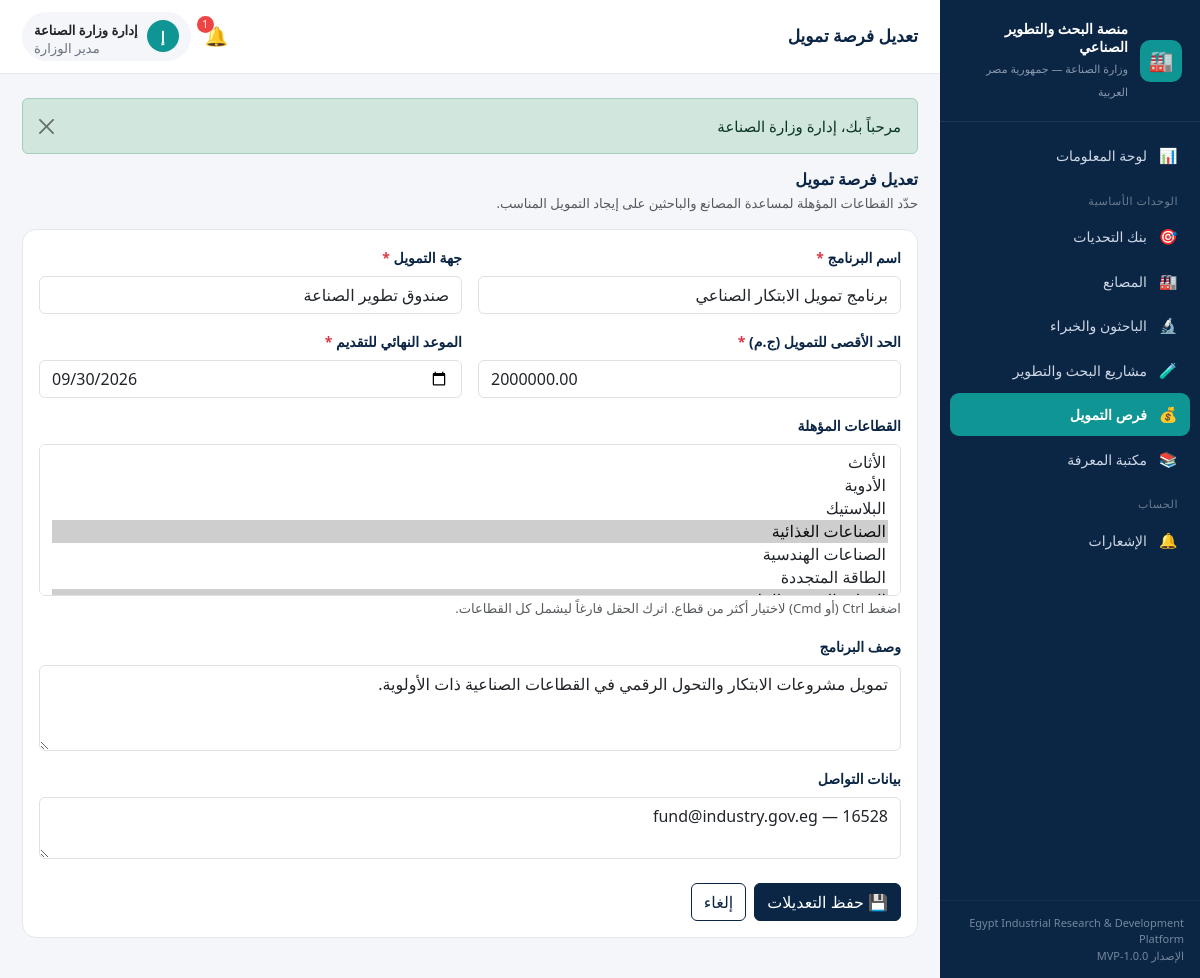
Page /public/funding/edit/1 (signed in) on the committed database.
### tables this page shows
CREATE TABLE `funding_opportunities` (
  `id`                   INT UNSIGNED NOT NULL AUTO_INCREMENT,
  `user_id`              INT UNSIGNED NULL,
  `program_name`         VARCHAR(220) NOT NULL,
  `funding_entity`       VARCHAR(190) NOT NULL,
  `eligible_sectors`     VARCHAR(255) NULL,    
  `max_funding_amount`   DECIMAL(15,2) NULL,
  `application_deadline` DATE NULL,
  `description`          TEXT NULL,
  `contact_details`      TEXT NULL,
  `created_at`           DATETIME NOT NULL DEFAULT CURRENT_TIMESTAMP,
  PRIMARY KEY (`id`),
  KEY `idx_fo_user` (`user_id`),
  CONSTRAINT `fk_fo_user` FOREIGN KEY (`user_id`) REFERENCES `users`(`id`) ON DELETE SET NULL
);

CREATE TABLE `sectors` (
  `id`      INT UNSIGNED NOT NULL AUTO_INCREMENT,
  `name_ar` VARCHAR(120) NOT NULL,
  `name_en` VARCHAR(120) NULL,
  PRIMARY KEY (`id`)
);

### app/controllers/FundingController.php (called while the page is built, shortened)
<?php
class FundingController extends Controller
{
    public function edit(string $id = '0'): void
    {
        $opportunity = $this->model('FundingOpportunity')->find((int) $id);
        $this->renderForm($opportunity);
    }
    private function renderForm(?array $opportunity): void
    {
        $this->view('funding/form', [
            'opportunity' => $opportunity,
            'sectors'     => $this->model('Sector')->all(),
        ]);
    }
}

### app/core/Router.php (called while the page is built, shortened)
<?php
class Router
{
    public function dispatch(): void
    {
        $url = $this->parseUrl();
        $action         = !empty($url[1]) ? $url[1] : 'index';
        $params         = array_slice($url, 2);
        $controller = new $controllerName();
        call_user_func_array([$controller, $action], $params);
    }
    private function parseUrl(): array
    {
        $url = $_GET['url'] ?? '';
        $url = rtrim($url, '/');
        $url = filter_var($url, FILTER_SANITIZE_URL);
        return explode('/', $url);
    }
}

### public/index.php (called while the page is built, shortened)
<?php
require_once APP_PATH . '/core/Database.php';
require_once APP_PATH . '/core/Model.php';
require_once APP_PATH . '/core/Controller.php';
require_once APP_PATH . '/core/Router.php';
require_once APP_PATH . '/helpers/functions.php';
$router = new Router();
$router->dispatch();

### app/core/Model.php (called while the page is built, shortened)
<?php
abstract class Model
{
    protected PDO $db;
    protected string $table = '';
    public function __construct()
    {
        $this->db = Database::getConnection();
    }
    protected function query(string $sql, array $params = []): array
    {
        $stmt = $this->db->prepare($sql);
        $stmt->execute($params);
        return $stmt->fetchAll();
    }
    protected function queryOne(string $sql, array $params = []): ?array
    {
        $stmt = $this->db->prepare($sql);
        $stmt->execute($params);
        $row = $stmt->fetch();
        return $row === false ? null : $row;
    }
    public function find(int $id): ?array
    {
        return $this->queryOne("SELECT * FROM {$this->table} WHERE id = ?", [$id]);
    }
}

### app/core/Database.php (called while the page is built)
<?php
class Database
{
    private static ?PDO $instance = null;
    public static function getConnection(): PDO
    {
        if (self::$instance === null) {
            $dsn = sprintf(
                'mysql:host=%s;port=%s;dbname=%s;charset=%s',
                DB_HOST,
                DB_PORT,
                DB_NAME,
                DB_CHARSET
            );
            $options = [
                PDO::ATTR_ERRMODE            => PDO::ERRMODE_EXCEPTION,
                PDO::ATTR_DEFAULT_FETCH_MODE => PDO::FETCH_ASSOC,
                PDO::ATTR_EMULATE_PREPARES   => false,
            ];
            try {
                self::$instance = new PDO($dsn, DB_USER, DB_PASS, $options);
                self::$instance->exec("SET NAMES utf8mb4 COLLATE utf8mb4_unicode_ci");
            } catch (PDOException $e) {
                if (APP_DEBUG) {
                    die('Database connection failed: ' . $e->getMessage());
                }
                die('تعذّر الاتصال بقاعدة البيانات. يرجى مراجعة الإعدادات.');
            }
        }
        return self::$instance;
    }
}

### app/models/Sector.php (called while the page is built, shortened)
<?php
class Sector extends Model
{
    public function all(string $orderBy = 'name_ar ASC'): array
    {
        return $this->query("SELECT * FROM sectors ORDER BY {$orderBy}");
    }
}

### app/views/funding/form.php (the view, shortened to what this page needs)
<?php
$editing   = !empty($opportunity);
$pageTitle = $editing ? 'تعديل فرصة تمويل' : 'إضافة فرصة تمويل';
$action    = $editing ? url('funding/update/' . $opportunity['id']) : url('funding/store');
$f = fn($k, $d = '') => $editing ? e($opportunity[$k] ?? $d) : old($k, $d);
$selectedSectors = $editing
    ? array_filter(array_map('intval', explode(',', $opportunity['eligible_sectors'] ?? '')))
    : array_map('intval', (array)($_SESSION['_old']['eligible_sectors'] ?? []));
?>
<div class="page-head mb-3">
    <h2 class="section-title mb-1"><?= e($pageTitle) ?></h2>
    <p class="text-muted small mb-0">حدّد القطاعات المؤهلة لمساعدة المصانع والباحثين على إيجاد التمويل المناسب.</p>
</div>
<div class="card">
    <div class="card-body">
        <form method="post" action="<?= $action ?>" class="needs-validation" novalidate>
            <div class="row g-3">
                <div class="col-md-6">
                    <label class="form-label">اسم البرنامج <span class="text-danger">*</span></label>
                    <input type="text" name="program_name" class="form-control" required value="<?= $f('program_name') ?>">
                </div>
                <div class="col-md-6">
                    <label class="form-label">جهة التمويل <span class="text-danger">*</span></label>
                    <input type="text" name="funding_entity" class="form-control" required value="<?= $f('funding_entity') ?>">
                </div>
                <div class="col-md-6">
                    <label class="form-label">الحد الأقصى للتمويل (ج.م) <span class="text-danger">*</span></label>
                    <input type="number" step="0.01" name="max_funding_amount" class="form-control" required value="<?= $f('max_funding_amount') ?>">
                </div>
                <div class="col-md-6">
                    <label class="form-label">الموعد النهائي للتقديم <span class="text-danger">*</span></label>
                    <input type="date" name="application_deadline" class="form-control" required value="<?= $f('application_deadline') ?>">
                </div>
                <div class="col-12">
                    <label class="form-label">القطاعات المؤهلة</label>
                    <select name="eligible_sectors[]" class="form-select" multiple size="6">
                        <?php foreach ($sectors as $s): ?>
                            <option value="<?= $s['id'] ?>" <?= in_array((int) $s['id'], $selectedSectors, true) ? 'selected' : '' ?>><?= e($s['name_ar']) ?></option>
                        <?php endforeach; ?>
                    </select>
                    <small class="text-muted">اضغط Ctrl (أو Cmd) لاختيار أكثر من قطاع. اترك الحقل فارغاً ليشمل كل القطاعات.</small>
                </div>
                <div class="col-12">
                    <label class="form-label">وصف البرنامج</label>
                    <textarea name="description" class="form-control" rows="3"><?= $f('description') ?></textarea>
                </div>
                <div class="col-12">
                    <label class="form-label">بيانات التواصل</label>
                    <textarea name="contact_details" class="form-control" rows="2" placeholder="البريد، الهاتف، رابط التقديم..."><?= $f('contact_details') ?></textarea>
                </div>
            </div>
            <div class="mt-4 d-flex gap-2">
                <button type="submit" class="btn btn-primary"><?= $editing ? '💾 حفظ التعديلات' : '➕ إضافة الفرصة' ?></button>
                <a href="<?= url('funding') ?>" class="btn btn-outline-navy">إلغاء</a>
            </div>
        </form>
    </div>
</div>

### public/assets/css/style.css (style rules this page uses)
:root { --eg-navy: #0b2545; --eg-navy-700: #13315c; --eg-teal: #0e9594; --eg-teal-600: #0c807f; --eg-light: #f4f6f9; --eg-gray: #e3e8ef; --eg-text: #1f2937; --eg-muted: #6b7280; --eg-white: #ffffff; --sidebar-w: 260px; }
* { box-sizing: border-box; }
body { font-family: "Segoe UI", "Tahoma", "Cairo", system-ui, -apple-system, sans-serif; background: var(--eg-light); color: var(--eg-text); margin: 0; font-size: 15px; }
a { text-decoration: none; }
.card { border: 1px solid var(--eg-gray); border-radius: 14px; }
.section-title { font-size: 16px; font-weight: 700; color: var(--eg-navy); margin: 0; }
.btn-primary { background: var(--eg-navy); border-color: var(--eg-navy); }
.btn-outline-navy { color: var(--eg-navy); border-color: var(--eg-navy); }
.form-label { font-weight: 600; font-size: 14px; color: var(--eg-navy); }

### rows in the picture
funding_opportunities: program_name "برنامج تمويل الابتكار الصناعي", funding_entity "صندوق تطوير الصناعة", max_funding_amount "2000000.00", application_deadline "09/30/2026", eligible_sectors.name_ar "الأثاث / الأدوية / البلاستيك / الصناعات الغذائية ☑ / الصناعات الهندسية / الطاقة المتجددة", description "تمويل مشروعات الابتكار والتحول الرقمي في القطاعات الصناعية ذات الأولوية.", contact_details "fund@industry.gov.eg — 16528"

### other values in the picture
APP_NAME_EN "Egypt Industrial Research & Development Platform"
APP_VERSION "1.0.0-MVP"
$pt "تعديل فرصة تمويل"
$unread "1"
$initial "إ"
$u['name'] "إدارة وزارة الصناعة"
Auth::roleLabel() "مدير الوزارة"
$msg "مرحباً بك، إدارة وزارة الصناعة"
$pageTitle "تعديل فرصة تمويل"
